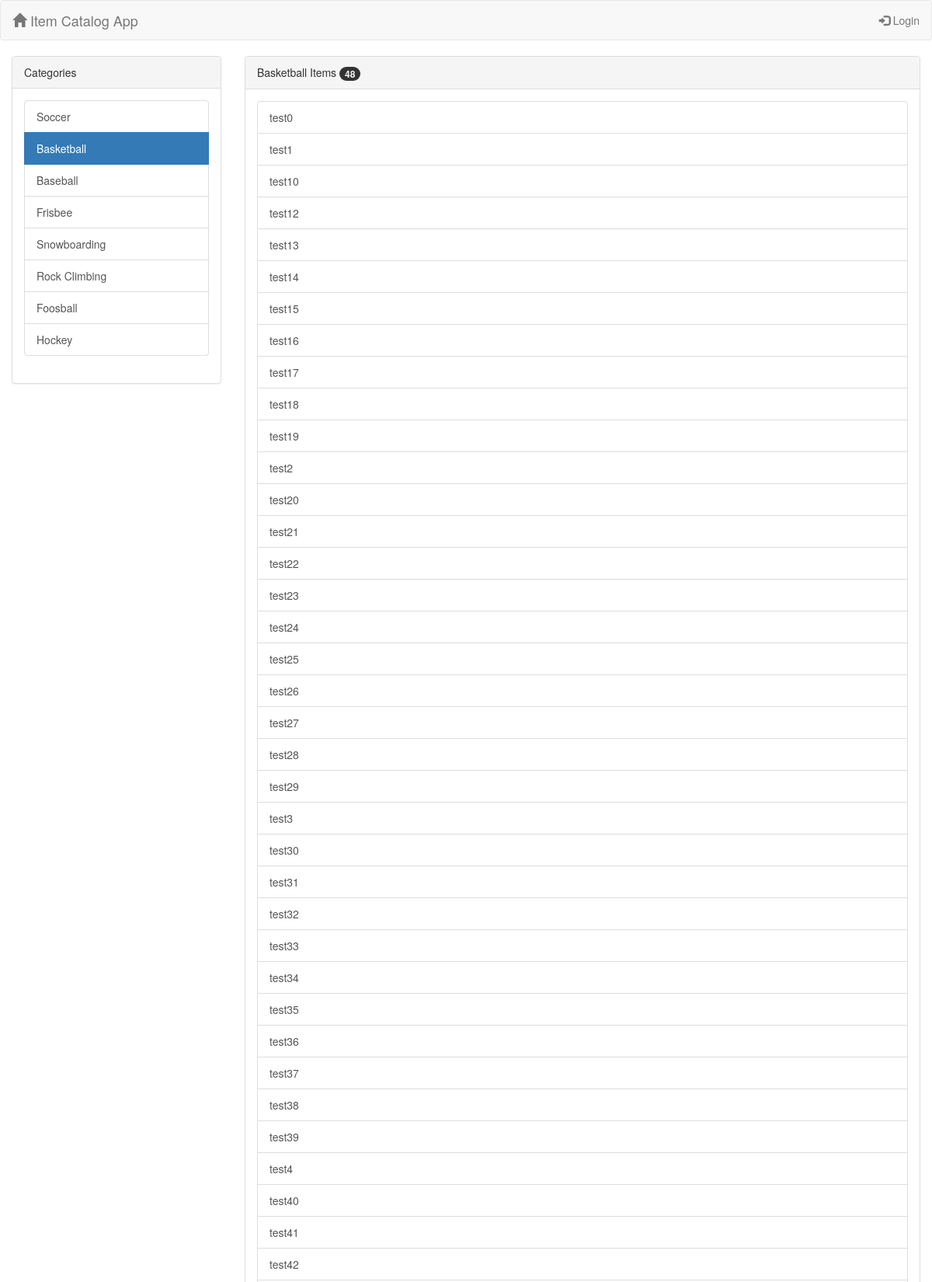
The app's page /catalog/Basketball/items (upper part) with its own data.
### models.py (models this page shows, shortened)
class Category(Base):
    __tablename__ = 'category'
    id = Column(Integer, primary_key=True)
    name = Column(String)

class Item(Base):
    __tablename__ = 'item'
    id = Column(Integer, primary_key=True)
    title = Column(String, nullable=False)
    description = Column(String)
    category_id = Column(Integer, ForeignKey('category.id'))
    category = relationship(Category, backref='items')

### project.py (the view)
@app.route("/catalog/<category>/items")
def getCategoryItems(category):
    currentCategory = session.query(Category).filter_by(name=category).one()
    categories = session.query(Category).all()
    items = session.query(Item.title, Item.id).join(
            Category).filter(Category.id == currentCategory.id).order_by(
            Item.title).all()
    return render_template('category.html', categories=categories,
                           items=items, currentCategory=currentCategory)

### templates/category.html (shortened to what this page needs)
{% extends "layout.html" %}
{% block body %}
<div class="container-fluid">
    <div class="row">
        <div class="col-sm-3 col-md-3 " >
            <div class="panel panel-default">
                <div class="panel-heading">Categories</div>
                <div class="panel-body">
                    <div class="list-group">
                        {% for categorie in categories %}
                            {% if categorie.name == currentCategory.name %}
                                <a href="{{url_for('getCategoryItems', category=categorie.name)}}" class="list-group-item active">{{categorie.name}}</a>
                            {% else %}
                                <a href="{{url_for('getCategoryItems', category=categorie.name)}}" class="list-group-item">{{categorie.name}}</a>
                            {% endif %}
                        {% endfor %}
                    </div>
                </div>
            </div>
        </div>
        <div class="col-sm-9 col-md-9 ">
            <div class="panel panel-default">
                <div class="panel-heading">{{currentCategory.name}} Items <span class="badge">{{items|count}}</span></div>
                <div class="panel-body">
                    <div class="list-group">
                        {% for item in items %}
                            <a href="{{url_for('getCategoryItem', category=currentCategory.name, item=item.title)}}" class="list-group-item">{{item.title}}</a>
                        {% endfor %}
                    </div>
                </div>
            </div>
        </div>
    </div>
</div>
{% endblock %}

### records on screen
Category: name "Soccer"
Category: name "Basketball"
Category: name "Baseball"
Category: name "Frisbee"
Category: name "Snowboarding"
Category: name "Rock Climbing"
Category: name "Foosball"
Category: name "Hockey"
Item: title "test0"
Item: title "test1"
Item: title "test10"
Item: title "test12"
Item: title "test13"
Item: title "test14"
Item: title "test15"
Item: title "test16"
Item: title "test17"
Item: title "test18"
Item: title "test19"
Item: title "test2"
Item: title "test20"
Item: title "test21"
Item: title "test22"
Item: title "test23"
Item: title "test24"
Item: title "test25"
Item: title "test26"
Item: title "test27"
Item: title "test28"
Item: title "test29"
Item: title "test3"
Item: title "test30"
Item: title "test31"
Item: title "test32"
Item: title "test33"
Item: title "test34"
Item: title "test35"
Item: title "test36"
Item: title "test37"
Item: title "test38"
Item: title "test39"
Item: title "test4"
Item: title "test40"
Item: title "test41"
Item: title "test42"

### other values on screen
{{ items|count }} "48"
